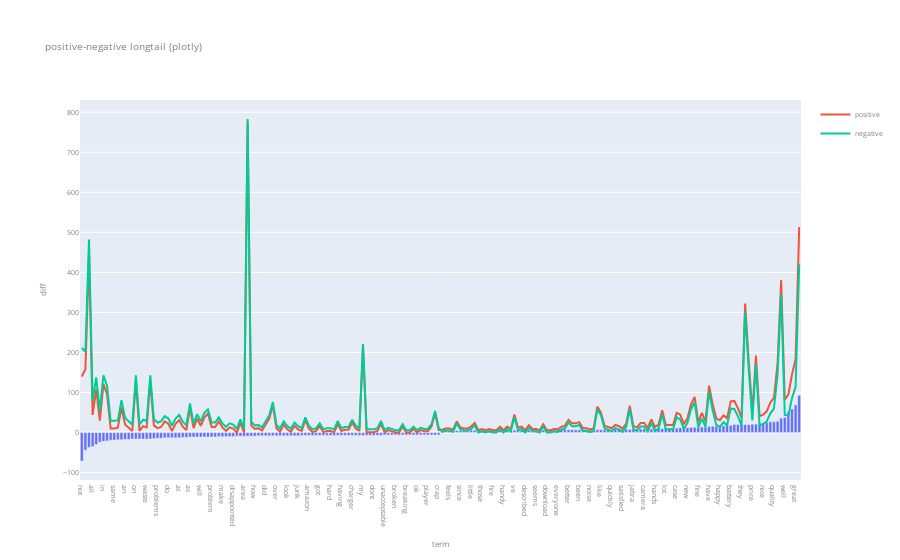

Notebook cell for this chart:
### Code cell


### Figure 1 — Plotly figure (JSON) as saved in the notebook; plotly's stock layout.template omitted (floating-point values rounded to 4 significant figures; data arrays with more than 128 entries replaced by an {"elided": "..."} marker saying what was removed)
{"data": [{"alignmentgroup": "True", "customdata": {"elided": "200x3 int values"}, "hovertemplate": "term: %{x}<br> pos-neg difference: %{y}<br> positive count: %{customdata[0]}<br> negative count: %{customdata[1]}<br> total count: %{customdata[2]} <extra></extra>", "legendgroup": "", "marker": {"color": "#636efa", "pattern": {"shape": ""}}, "name": "", "offsetgroup": "", "orientation": "v", "showlegend": false, "textposition": "auto", "type": "bar", "x": {"elided": "200 str values"}, "xaxis": "x", "y": {"elided": "200 int values"}, "yaxis": "y"}, {"hovertemplate": "term: %{x}<br> pos-neg difference: %{y}<br> positive count: %{customdata[0]}<br> negative count: %{customdata[1]}<br> total count: %{customdata[2]} <extra></extra>", "name": "positive", "type": "scatter", "x": {"elided": "200 str values"}, "y": {"elided": "200 int values"}}, {"hovertemplate": "term: %{x}<br> pos-neg difference: %{y}<br> positive count: %{customdata[0]}<br> negative count: %{customdata[1]}<br> total count: %{customdata[2]} <extra></extra>", "name": "negative", "type": "scatter", "x": {"elided": "200 str values"}, "y": {"elided": "200 int values"}}], "layout": {"barmode": "relative", "font": {"color": "gray", "size": 7}, "legend": {"tracegroupgap": 0}, "title": {"text": "positive-negative longtail (plotly)"}, "xaxis": {"anchor": "y", "domain": [0, 1], "title": {"text": "term"}}, "yaxis": {"anchor": "x", "domain": [0, 1], "title": {"text": "diff"}}}}
